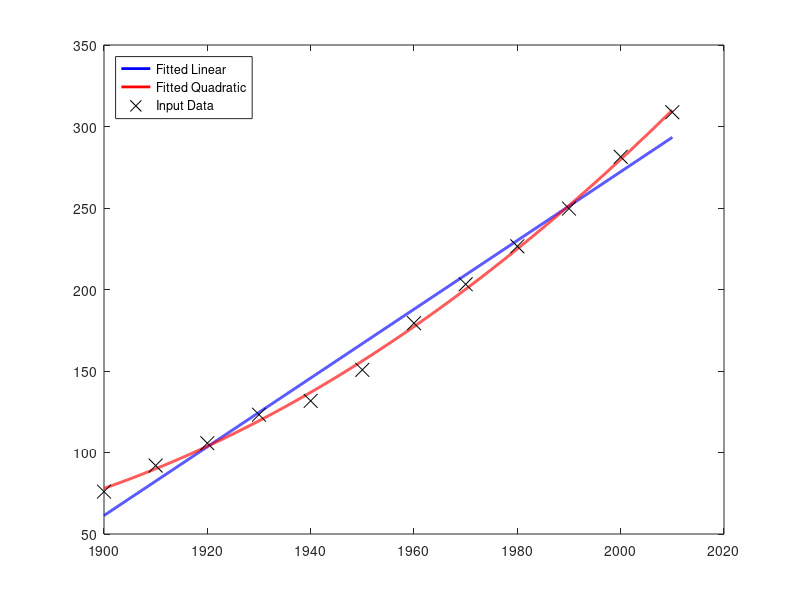

The MATLAB script that drew this image:
% Population growth model

data = [1900 75.995;
        1910 91.972;
        1920 105.711;
        1930 123.203;
        1940 131.669;
        1950 150.697;
        1960 179.323;
        1970 203.212;
        1980 226.505;
        1990 249.633;
        2000 281.422;
        2010 308.748;];

years = data(:, 1);
population = data(:, 2);

% Fit linear model
linearCoeff = polyfit(years, population, 1);

% Fit quadratic model
quadraticCoeff = polyfit(years, population, 2);

yearsModel = min(years):0.01:max(years);
populationLinearModel = polyval(linearCoeff, yearsModel);
populationQuadraticModel = polyval(quadraticCoeff, yearsModel);

% Evaluate both models
figure, plot(yearsModel, populationLinearModel, 'b-', 'LineWidth', 2);
hold on, plot(yearsModel, populationQuadraticModel, 'r-', 'LineWidth', 2);
plot(years, population, 'kx', 'MarkerSize', 10);
legend('Fitted Linear', 'Fitted Quadratic', 'Input Data', 'Location', 'NorthWest');